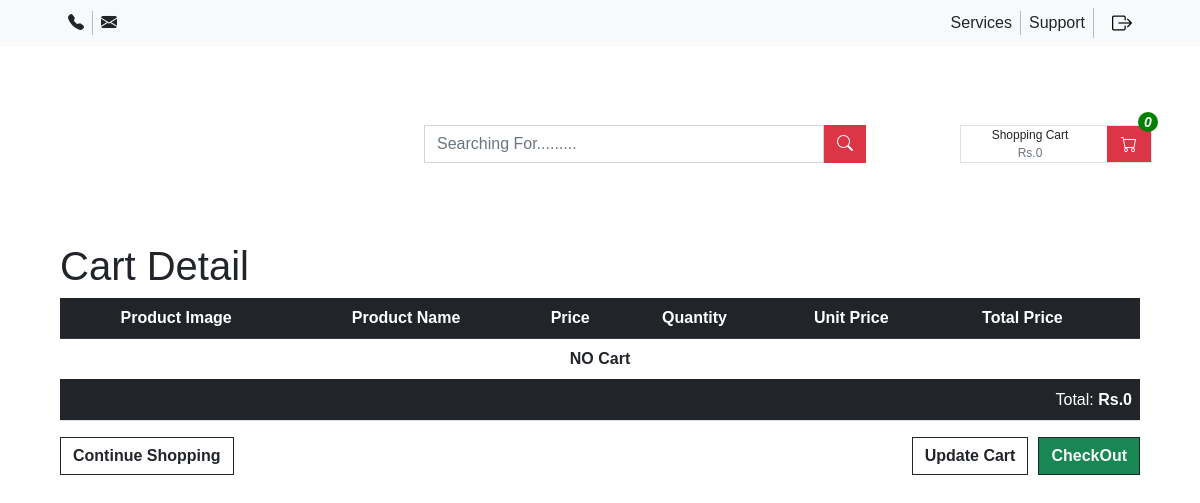
Before: /cart/ with the older database file.
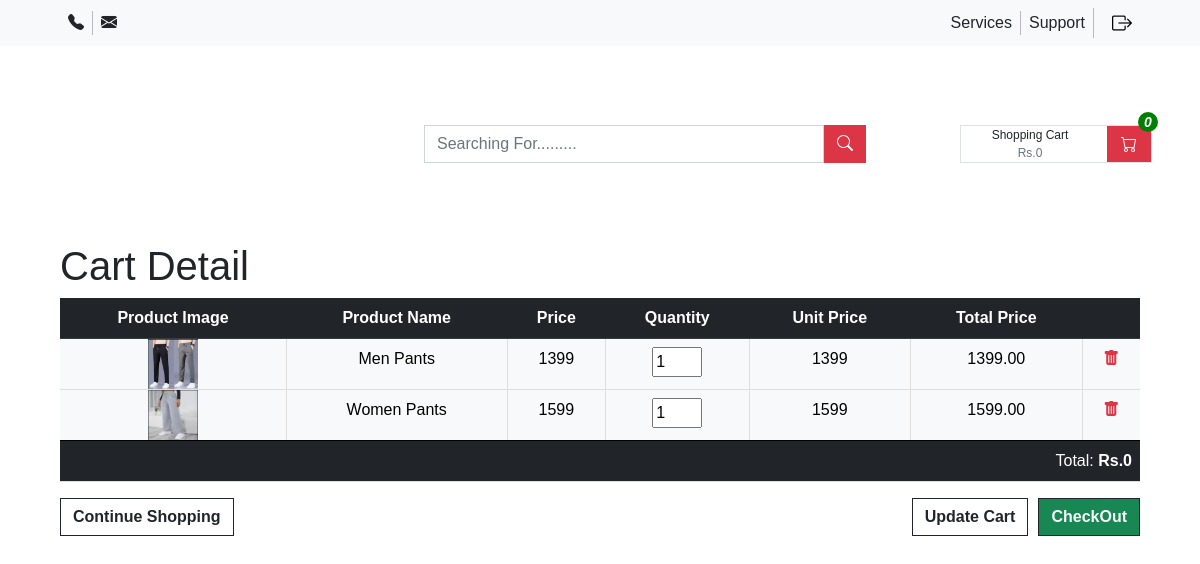
After: the same page with the newer database file.
### nep_app/models.py (models this page shows, shortened)
class CartItemModel(models.Model):
    cart = models.ForeignKey(
        CartModel, on_delete=models.CASCADE, related_name="cart_items"
    )
    product = models.ForeignKey(
        ProductModel,
        on_delete=models.SET_NULL,
        null=True,
        blank=True,
        related_name="cart_items",
    )
    quantity = models.PositiveIntegerField(default=1)
    unit_price = models.DecimalField(
        max_digits=10,
        decimal_places=2,
        null=True,
        blank=True,
        help_text="Snapshot of the price at the time the item was added",
    )
    def total_price(self):
        if self.unit_price is not None:
            return self.unit_price * self.quantity
        elif self.product and self.product.product_price is not None:
            return self.product.product_price * self.quantity
        return 0

class ProductModel(models.Model):
    product_category = models.ForeignKey(
        CategoryModel,
        related_name="productcategory",
        on_delete=models.CASCADE,
        default="",
    )
    product_name = models.CharField(max_length=200, default="")
    product_description = models.CharField(max_length=200, default="")
    product_price = models.CharField(max_length=200, default="")
    product_image = models.ImageField(
        upload_to="productImage/", default="", null=True, blank=True
    )
    pro_sub_category = models.ForeignKey(
        Sub_CategoryModel,
        related_name="productSubCategory",
        on_delete=models.CASCADE,
        null=True,
        blank=True,
        default="",
    )
    product_stock = models.IntegerField(default=0)

### nep_app/views.py (the view)
# urls.py: path("cart/", cart_detail, name="cart_Detail"),
def cart_detail(request):
    cart_det = CartItemModel.objects.all()
    if request.user.is_authenticated:
        cart = CartModel.objects.filter(user=request.user, is_paid=False).first()
        cart_items = CartItemModel.objects.filter(cart=cart) if cart else []
    else:
        cart_items = []
    total_items_count = (
        len(cart_items) if isinstance(cart_items, list) else cart_items.count()
    )
    grand_total = sum(
        float(item.total_price()) if item.product else 0 for item in cart_items
    )
    context = {
        "cartdet": cart_det,
        "total_items_count": total_items_count,
        "grand_total": grand_total,
    }
    return render(request, "content/cart_detail.html", context)

### templates/content/cart_detail.html (shortened to what this page needs)
{% extends "base.html" %}
{% load static %}
{% block cart_detail %}
<h1>Cart Detail</h1>
<div class="col-lg-12">
    <form action="{% url 'update_all_cart_details' %}" method="POST">
        <table class="table">
            <tr class="table-dark text-center">
                <th>Product Image</th>
                <th>Product Name</th>
                <th>Price</th>
                <th>Quantity</th>
                <th>Unit Price</th>
                <th>Total Price</th>
                <th></th>
            </tr>
            {% if cartdet %}
            {% for cartdetail in cartdet %}
            <tr class="table-light text-center">
                <td class="p-0 m-0">
                    <img src="{{ cartdetail.product.product_image.url }}" width="50px" height="50px"
                        alt="{{ cartdetail.product.product_name }}">
                </td>
                <td>{{ cartdetail.product.product_name }}</td>
                <td>{{ cartdetail.product.product_price }}</td>
                <td><input type="number" name="quantity_{{ cartdetail.id }}" style="width: 50px;"
                        value="{{ cartdetail.quantity|default:1 }}" min="1">
                </td>
                <td>{{ cartdetail.product.product_price }}</td>
                <td>{{ cartdetail.total_price }}</td>
                <td>
                    <a href="{% url 'cartdetail_delete' cartdetail.id %}" class="text-danger bi bi-trash-fill"></a>
                </td>
            </tr>
            {% endfor %}
            {% else %}
            <tr>
                <td colspan="7" class="text-center fw-bold">NO Cart</td>
            </tr>
            {% endif %}
            <tfoot>
                <tr class="table-dark text-end">
                    <td colspan="7" class="">Total: <span class="fw-bold">Rs.{{grand_total}}</span></td>
                </tr>
            </tfoot>
        </table>
        <div class="d-flex justify-content-between">
            <div class="inline">
                <a href="{% url 'allproduct' %}"
                    class="btn btn-primary rounded-0 bg-transparent text-dark fw-bold border-dark">
                    Continue Shopping</a>
            </div>
            <div class="text-center d-flex justify-content-end ">
                <button type="submit"
                    class="btn btn-primary rounded-0 bg-transparent text-dark fw-bold border-dark updateCartBtn">Update
                    Cart</button>
                <div class="text-center d-flex justify-content-end" style="padding-left: 10px;">
                    <a href="{% url 'checkout' %}"
                        class="btn btn-primary rounded-0 bg-success text-light fw-bolder border-dark">CheckOut</a>
                </div>
            </div>
        </div>
    </form>
</div>
{% endblock %}

Changed rows visible on the page:
added CartItemModel: product.product_image (picture), product.product_name "Men Pants", product.product_price "1399", quantity "1", total_price "1399.00"
added CartItemModel: product.product_image (picture), product.product_name "Women Pants", product.product_price "1599", quantity "1", total_price "1599.00"
Other visible differences:
text no longer shown: "NO Cart"
